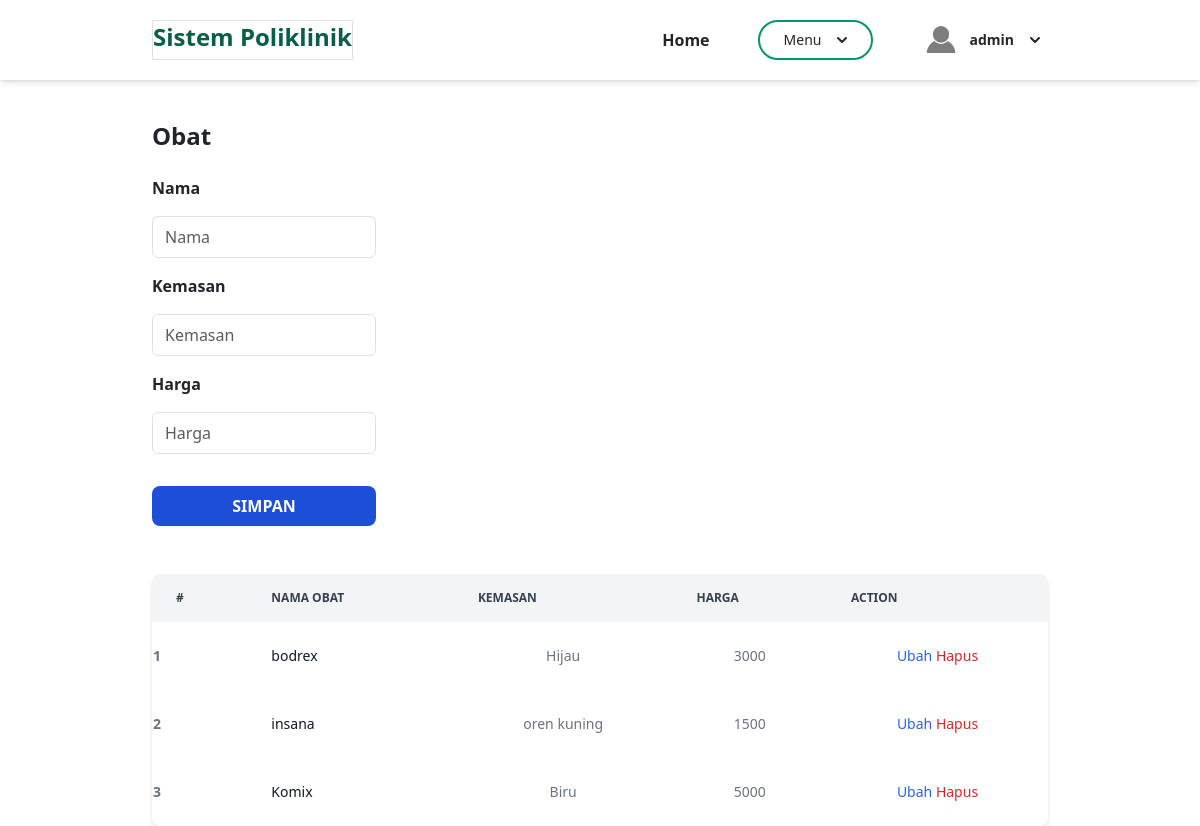
The app's page /admin/index.php?page=obat (signed in) with its own data.
### tables this page shows
CREATE TABLE `obat` (
  `id` int(11) NOT NULL,
  `nama_obat` varchar(100) NOT NULL,
  `kemasan` varchar(255) NOT NULL,
  `harga` int(11) NOT NULL
);

### admin/obat.php (the view, shortened to what this page needs)
<section class="container mt-10 mx-auto">
    <h2 class="font-bold text-2xl">Obat</h2>
    <br>
    <div class="">
        <form class="form w-1/4 flex flex-col gap-3" method="POST" action="" name="myForm" onsubmit="return(validate());">
            <?php
            $nama_obat = '';
            $kemasan = '';
            $harga = '';
            ?>
            <div class="flex flex-col gap-2">
                <label for="inputNama" class="form-label fw-bold">
                    Nama
                </label>
                <div>
                    <input type="text" class="form-control w-full border border-neutral-300 rounded-md" name="nama_obat" id="inputNama" placeholder="Nama" value="<?php echo $nama_obat ?>">
                </div>
            </div>
            <div class="flex flex-col gap-2">
                <label for="inputKemasan" class="form-label fw-bold">
                    Kemasan
                </label>
                <div>
                    <input type="text" class="form-control w-full border border-neutral-300 rounded-md" name="kemasan" id="inputKemasan" placeholder="Kemasan" value="<?php echo $kemasan ?>">
                </div>
            </div>
            <div class="flex flex-col gap-2">
                <label for="inputHarga" class="form-label fw-bold">
                    Harga
                </label>
                <div>
                    <input type="text" class="form-control w-full border border-neutral-300 rounded-md" name="harga" id="inputHarga" placeholder="Harga" value="<?php echo $harga ?>">
                </div>
            </div>
            <div class="row mt-3">
                <div class=col>
                    <button type="submit" class="bg-blue-700 hover:bg-blue-800 uppercase text-white py-2 w-full font-bold rounded-lg" name="simpan">Simpan</button>
                </div>
            </div>
        </form>
        <br>
        <br>
        <div class="relative overflow-x-auto shadow-md sm:rounded-lg">
            <table class="w-full text-sm text-gray-500">
                <thead class="text-xs text-gray-700 uppercase bg-gray-100">
                    <tr>
                        <th scope="col" class="px-6 py-3">
                            #
                        </th>
                        <th scope="col" class="px-6 py-3">
                            Nama Obat
                        </th>
                        <th scope="col" class="px-6 py-3">
                            Kemasan
                        </th>
                        <th scope="col" class="px-6 py-3">
                            Harga
                        </th>
                        <th scope="col" class="px-6 py-3">
                            Action
                        </th>
                    </tr>
                </thead>
                <tbody>
                    <?php
                    $result = mysqli_query($mysqli, "SELECT * FROM obat");
                    $no = 1;
                    while ($data = mysqli_fetch_array($result)) {
                    ?>
                        <tr>
                            <th scope="row"><?php echo $no++ ?></th>
                            <td class="px-6 py-4 font-medium text-gray-900 whitespace-nowrap"><?php echo $data['nama_obat'] ?></td>
                            <td class="px-6 py-4 text-center"><?php echo $data['kemasan'] ?></td>
                            <td class="px-6 py-4 text-center"><?php echo $data['harga'] ?></td>
                            <td class="px-6 py-4 text-center">
                                <a class="font-medium text-blue-600 hover:underline" href="index.php?page=obat&id=<?php echo $data['id'] ?>">Ubah</a>
                                <a class="font-medium text-red-600 hover:underline" href="index.php?page=obat&id=<?php echo $data['id'] ?>&aksi=hapus">Hapus</a>
                            </td>
                        </tr>
                    <?php
                    }
                    ?>
                </tbody>
            </table>
        </div>
</section>

### records on screen
obat: nama_obat "bodrex", kemasan "Hijau", harga "3000"
obat: nama_obat "insana", kemasan "oren kuning", harga "1500"
obat: nama_obat "Komix", kemasan "Biru", harga "5000"

### other values on screen
$_SESSION['username'] "admin"
